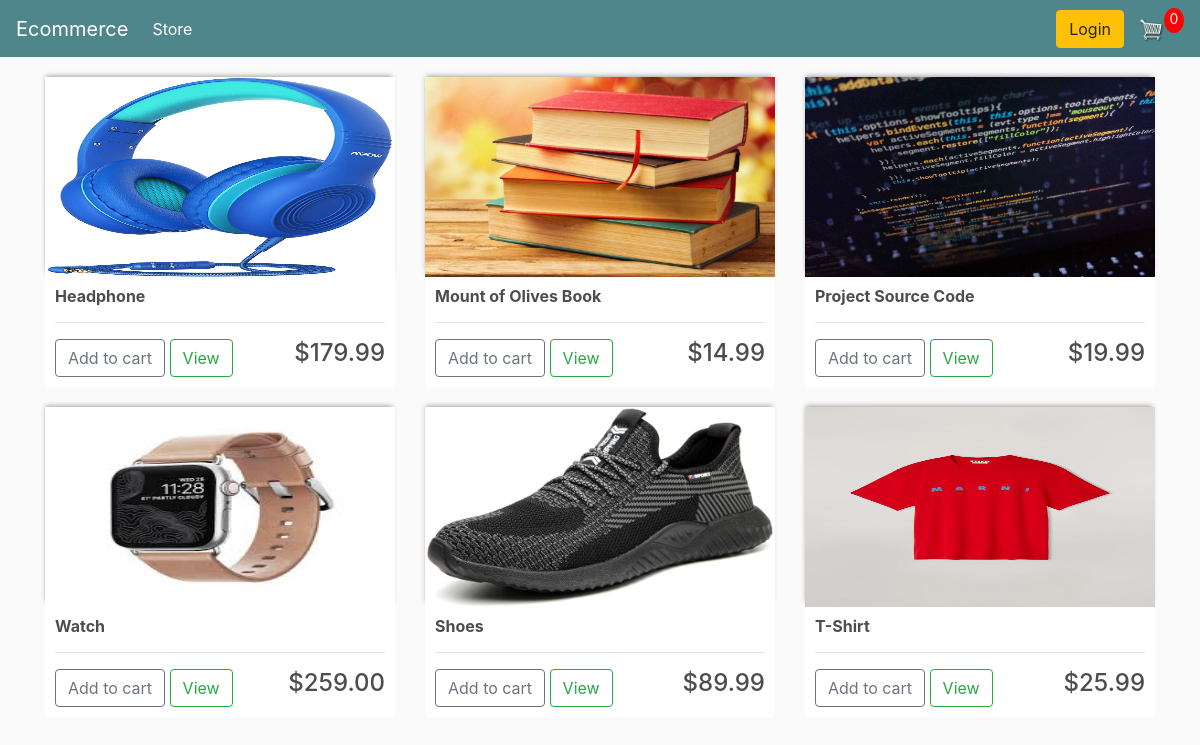
The page / on the database its author committed.
### store/models.py (models this page shows, shortened)
class Product(models.Model):
    name = models.CharField(max_length=200)
    price = models.FloatField()
    digital = models.BooleanField(default=False, null=True, blank=False)
    image = models.ImageField(null=True, blank=True)
    @property
    def imageURL(self):
        try:
            url = self.image.url
        except:
            url = ''
        return url

### store/views.py (the view)
# urls.py: path('',include('store.urls')),
def store(request):
    if request.user.is_authenticated:
        customer = request.user.customer
        order, created = Order.objects.get_or_create(
            customer=customer, complete=False)
        items = order.orderitem_set.all()
        cartItems = order.get_cart_items
    else:
        items = []
        order = {'get_cart_total': 0, 'get_cart_items':0, 'shipping':False}
        cartItems = order['get_cart_items']
    products = Product.objects.all()
    context = {'products': products, 'cartItems':cartItems}
    return render(request, 'store/store.html', context)

### store/templates/store/store.html
<!DOCTYPE html>
{% extends 'store/main.html' %}
{% load static %}
{% block content %}
<div class="row">
    {% for product in products %}
    <div class="col-lg-4">
        <img class="thumbnail" src="{{ product.imageURL }}" alt="">
        <div class="box-element product">
            <h6><strong>{{ product.name }}</strong></h6>
            <hr>
            <button data-product="{{ product.id }}" data-action="add" class="btn btn-outline-secondary add-btn update-cart">Add to cart</button>
            <a class="btn btn-outline-success" href="#">View</a>
            <h4 style="display: block; float: right;">${{ product.price|floatformat:2}}</h4>
        </div>
    </div>
    {% endfor %}
</div>
{% endblock %}

### store/templates/store/main.html (shortened to what this page needs)
<!DOCTYPE html>
{% load static %}
<html lang="en">
<head>
  <link rel="stylesheet" href="https://cdn.jsdelivr.net/npm/bootstrap@4.5.3/dist/css/bootstrap.min.css"
>
  <link rel="stylesheet" href="{% static 'css/main.css' %}">
</head>
<body>
  <nav class="navbar navbar-expand-lg navbar-dark bg-dark">
    <a class="navbar-brand" href="{% url 'store' %}">Ecommerce</a>
    <div class="collapse navbar-collapse" id="navbarSupportedContent">
      <ul class="navbar-nav mr-auto">
        <li class="nav-item active">
          <a class="nav-link" href="{% url 'store' %}">Store <span class="sr-only">(current)</span></a>
        </li>
      </ul>
      <div class="form-inline my-2 my-lg-0">
        <a href="#" class="btn btn-warning">Login</a>
        <a href="{% url 'cart' %}">
          <img id="cart-icon" src="{% static 'images/cart.png' %}" alt="">
        </a>
        <p id="cart-total">{{ cartItems }}</p>
      </div>
    </div>
  </nav>
  <div class="container">
    {% block content %}
    {% endblock %}
  </div>
</body>
</html>

### static/css/main.css (style rules this page uses)
body { background-color: hsl(0, 0%, 98%); }
h1,h2,h3,h4,h5,h6 { color: hsl(0, 0%, 30%); }
.box-element { box-shadow: hsl(0, 0%, 80%) 0 0 16x; background-color: #fff; border-radius: 4px; padding: 10px; }
.thumbnail { margin-top: 20px; width: 100%; height: 200px; -moz-box-shadow: -1px -3px 5px -2px rgba(0,0,0,0.37); -webkit-box-shadow: -1px -3px 5px -2px rgba(0,0,0,0.37); box-shadow: -1px -3px 5px -2px rgba(0,0,0,0.37); }
.product { border-radius: 0 0 4px 4px; }
.bg-dark { background-color: #4f868c !important; }
#cart-icon { width: 25px; margin-left: 15px; display: inline-block; }
#cart-total { display: block; text-align: center; color: #fff; background-color: red; width: 20px; height: 25px; border-radius: 50%; font-size: 14px; }

### rows shown on the page
Product: imageURL (picture), name "Headphone", price "179.99"
Product: imageURL (picture), name "Mount of Olives Book", price "14.99"
Product: imageURL (picture), name "Project Source Code", price "19.99"
Product: imageURL (picture), name "Watch", price "259.00"
Product: imageURL (picture), name "Shoes", price "89.99"
Product: imageURL (picture), name "T-Shirt", price "25.99"

### other values the page prints
{{ cartItems }} "0"
